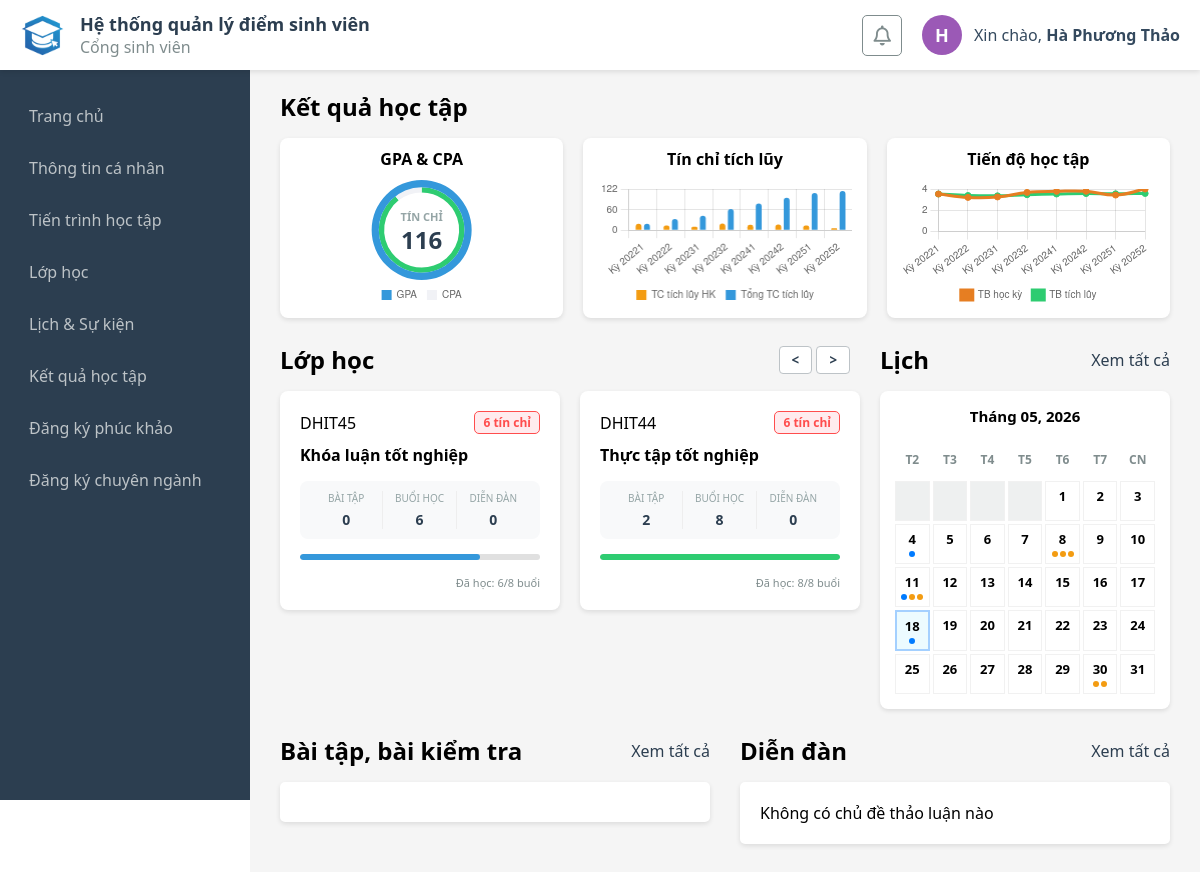
Page /student/home.php (signed in) on the committed database.
### tables this page shows
CREATE TABLE `profile` (
  `id` int(4) NOT NULL,
  `account_id` int(4) NOT NULL,
  `avatar` varchar(255) DEFAULT NULL,
  `first_name` varchar(10) NOT NULL,
  `last_name` varchar(20) NOT NULL,
  `dob` date NOT NULL,
  `gender` enum('Nam','Nữ','Khác') NOT NULL,
  `email` varchar(30) DEFAULT NULL,
  `phone` varchar(10) DEFAULT NULL,
  `address` varchar(50) DEFAULT NULL,
  `year` varchar(10) DEFAULT NULL,
  `academic_year` varchar(15) DEFAULT NULL,
  `faculty_id` int(11) DEFAULT NULL,
  `major_id` int(11) DEFAULT NULL
);

CREATE TABLE `classes` (
  `id` int(11) NOT NULL,
  `subject_id` int(11) NOT NULL,
  `class_code` varchar(20) NOT NULL,
  `class_name` varchar(255) NOT NULL,
  `semester` int(11) NOT NULL,
  `group_id` int(11) DEFAULT 1,
  `account_id` int(4) NOT NULL,
  `status` enum('Chưa bắt đầu','Đang học','Đã kết thúc') DEFAULT 'Chưa bắt đầu',
  `goals` text DEFAULT NULL,
  `weights` text DEFAULT NULL,
  `materials` text DEFAULT NULL,
  `online_link` varchar(255) DEFAULT NULL,
  `created_at` timestamp NOT NULL DEFAULT current_timestamp(),
  `deadline` datetime DEFAULT NULL,
  `syllabus_path` varchar(255) DEFAULT NULL
);

### student/home.php (the view, shortened to what the rows shown need)
<?php
require_once 'config/cf_class.php';
include 'config/cf_chart.php';
?>
<!DOCTYPE html>
<html lang="en">
<head>
    <link rel="stylesheet" href="../css/home.css">
</head>
<body>
    <?php include 'header.php'; ?>
    <div class="main-container">
        <div class="first-row">
            <h2>Kết quả học tập</h2>
        </div>
        <div class="second-row">
            <div class="class-container">
                <div class="section-header">
                    <h2>Lớp học</h2>
                </div>
                <div class="class-grid">
                    <?php if (empty($list)): ?>
                        <p>Không có lớp học nào trong học kỳ này.</p>
                    <?php else: ?>
                        <?php foreach ($list as $sub):
                            $attended = $sub['attended_sessions'] ?? 0;
                            $total_sessions = $sub['total_sessions'] ?? 10;
                            $percent = ($total_sessions > 0) ? round(($attended / $total_sessions) * 100) : 0;
                            $progress_color = ($percent >= 100) ? '#2ecc71' : '#3498db';
                        ?>
                            <div class="class-card" onclick="window.location.href='class_detail.php?id=<?= $sub['id'] ?>'">
                                <div class="card-header">
                                    <span class="subject-code"><?= htmlspecialchars($sub['subject_code']) ?></span>
                                    <span class="credit-label"><?= $sub['credit'] ?> tín chỉ</span>
                                </div>
                                <div class="card-body">
                                    <h4><?= htmlspecialchars($sub['subject_name']) ?></h4>
                                </div>
                                <div class="card-stats">
                                    <div class="stat-item">
                                        <span class="stat-label">Bài tập</span>
                                        <span class="stat-value"><?= $sub['assignment_count'] ?></span>
                                    </div>
                                    <div class="stat-item">
                                        <span class="stat-label">Buổi học</span>
                                        <span class="stat-value"><?= $attended ?></span>
                                    </div>
                                    <div class="stat-item">
                                        <span class="stat-label">Diễn đàn</span>
                                        <span class="stat-value"><?= $sub['forum_count'] ?></span>
                                    </div>
                                </div>
                                <div class="card-footer">
                                    <div class="progress-mini-container">
                                        <div class="progress-mini-bar">
                                            <div class="progress-mini-fill" style="width: <?= $percent ?>%; background-color: <?= $progress_color ?>;"></div>
                                        </div>
                                        <span class="progress-mini-text">Đã học: <?= $attended ?>/<?= $total_sessions ?> buổi</span>
                                    </div>
                                </div>
                            </div>
                        <?php endforeach; ?>
                    <?php endif; ?>
                </div>
            </div>
            <div class="calendar-container">
                <div class="section-header">
                    <h2>Lịch</h2>
                </div>
            </div>
        </div>
        <div class="last-row">
            <div class="assign-card">
                <div class="section-header">
                    <h2>Bài tập, bài kiểm tra</h2>
                </div>
            </div>
            <div class="forum-card">
                <div class="section-header">
                    <h2>Diễn đàn</h2>
                </div>
            </div>
        </div>
    </div>
    <script>
        const chartData = {
            labels: <?= json_encode($final_labels ?? []) ?>,
            credits: <?= json_encode($final_credits_data ?? []) ?>,
            semCredits: <?= json_encode($final_sem_credits_data ?? []) ?>,
            gpaHistory: <?= json_encode($final_gpa_data ?? []) ?>,
            cpaHistory: <?= json_encode($final_cpa_data ?? []) ?>,
            currentGpa: <?= (float)($current_gpa ?? 0) ?>,
            cpa: <?= (float)($cpa ?? 0) ?>,
            totalCredits: <?= (int)($total_earned_credits ?? 0) ?>,
            totalGoal: <?= (int)($graduation_target_credits ?? 120) ?>
        };
        document.addEventListener('DOMContentLoaded', () => {
            if (typeof initDashboardCharts === 'function') {
                initDashboardCharts(chartData);
            }
        });
    </script>
</body>
</html>

### student/header.php (shortened to what the rows shown need)
<?php
require '../db_connection.php';
$user_id  = $_SESSION['id'] ?? 0;
$username = $_SESSION['username'] ?? 'user';
$full_name = "Chưa cập nhật";
$avatar_from_db = "";
if ($user_id > 0) {
    $sql = "SELECT p.first_name, p.last_name, p.avatar
            FROM account a
            LEFT JOIN profile p ON a.id = p.account_id
            WHERE a.id = ?";
    $stmt = $conn->prepare($sql);
    $stmt->bind_param("i", $user_id);
    $stmt->execute();
    $result = $stmt->get_result();
    if ($row = $result->fetch_assoc()) {
        $fname = trim($row['first_name'] ?? '');
        $lname = trim($row['last_name'] ?? '');
        if ($fname !== '' || $lname !== '') {
            $full_name = trim($lname . ' ' . $fname);
        }
    }
}
$first_letter = mb_strtoupper(mb_substr($full_name !== "Chưa cập nhật" ? $full_name : $username, 0, 1, 'UTF-8'), 'UTF-8');
$palette = ['#1abc9c', '#2ecc71', '#3498db', '#9b59b6', '#f1c40f', '#e67e22', '#e74c3c', '#34495e'];
$color_index = $user_id % count($palette);
$bg_color = $palette[$color_index];
?>
<!DOCTYPE html>
<html lang="en">
<head>
    <link rel="stylesheet" href="https://cdnjs.cloudflare.com/ajax/libs/font-awesome/6.5.2/css/all.min.css" />
    <link rel="stylesheet" href="../css/header.css">
</head>
<body>
    <div class="header">
        <div class="left-container">
            <div class="content">
                <h1>Hệ thống quản lý điểm sinh viên</h1>
            </div>
        </div>
        <div class="right-container">
            <div class="user-profile">
                <div class="avatar-circle" style="background-color: <?php echo $bg_color; ?>;">
                    <?php if (!empty($avatar_from_db) && file_exists($avatar_from_db)): ?>
                        <img src="<?php echo $avatar_from_db; ?>" alt="User Avatar">
                    <?php else: ?>
                        <span><?php echo $first_letter; ?></span>
                    <?php endif; ?>
                </div>
                <p class="greeting-text">
                    Xin chào, <strong><?php echo htmlspecialchars($full_name); ?></strong>
                </p>
            </div>
        </div>
    </div>
</body>
</html>

### rows in the picture
profile: first_letter "H", full_name "Hà Phương Thảo"
classes: subject_code "DHIT45", credit "6", subject_name "Khóa luận tốt nghiệp", assignment_count "0", attended "6", forum_count "0", $percent 75 (drawn), total_sessions "8"
classes: subject_code "DHIT44", credit "6", subject_name "Thực tập tốt nghiệp", assignment_count "2", attended "8", forum_count "0", $percent 100 (drawn), total_sessions "8"

### other values in the picture
$month "05"
$year "2026"
chart data {{ json_encode($final_credits_data ?? []) }} [19,33,43,63,79,96,110,116]
chart data {{ json_encode($final_sem_credits_data ?? []) }} [19,14,10,20,16,17,14,6]
chart data {{ json_encode($final_gpa_data ?? []) }} [3.53,3.21,3.25,3.68,3.78,3.79,3.43,4]
